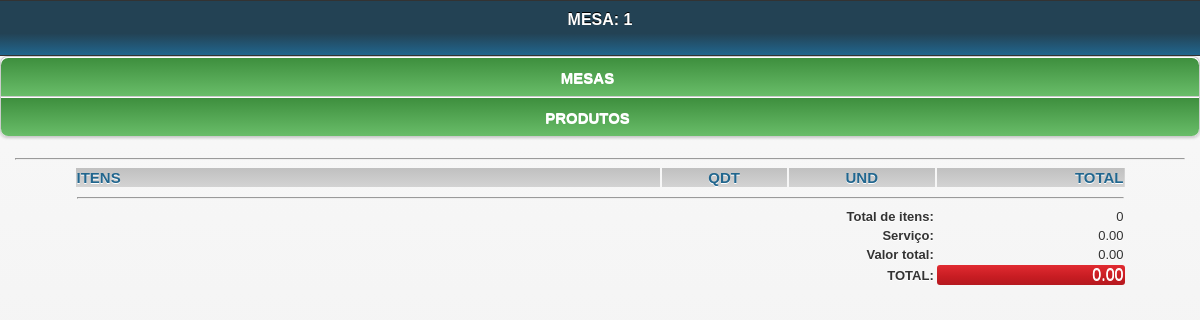
The app's page /mobile/vermesa.php?id_mesa=1 (signed in), older data.
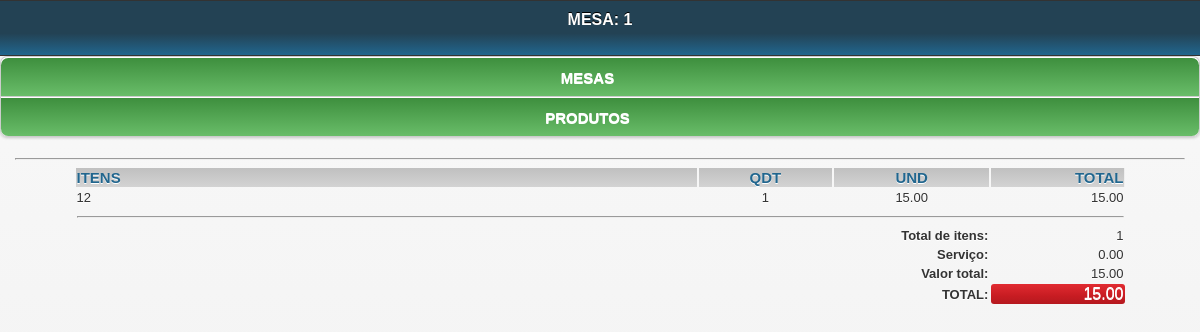
The same page, newer data.
### tables this page shows
CREATE TABLE `config` (
  `id_conf` int(30) NOT NULL,
  `empresa` varchar(200) NOT NULL,
  `telefone` varchar(30) NOT NULL,
  `pgarcon` int(10) NOT NULL,
  `ativo` int(2) NOT NULL
);

CREATE TABLE `tbl_carrinho` (
  `id` int(11) NOT NULL AUTO_INCREMENT,
  `cod` int(11) NOT NULL,
  `nome` varchar(150) NOT NULL,
  `preco` varchar(10) NOT NULL,
  `qtd` int(11) NOT NULL,
  `comanda` int(200) NOT NULL,
  `data` date NOT NULL,
  `time` time NOT NULL,
  `id_mesa` int(30) NOT NULL,
  `situacao` int(2) NOT NULL,
  `idGarcon` varchar(200) NOT NULL,
  `status` int(1) NOT NULL,
  `destino` int(1) NOT NULL,
  `entregue` int(1) NOT NULL,
  `feito` int(1) NOT NULL,
  PRIMARY KEY (`id`)
);

### mobile/vermesa.php (the view, shortened to what this page needs)
<?php include "../config/conexao.php";
$idGarcon = $_SESSION['id_garcom'];
?>
<!doctype html>
<html class="no-js ui-mobile-rendering" lang="pt">
<head>
      <link rel="stylesheet" href="css/jquery.mobile-1.3.1.min.css" />
      <link rel="stylesheet" href="../css/css.css"/>
	  <link rel="stylesheet" href="css/stylemobile.css" />
</head>
<body>
<div class="categories" data-role="page" data-title="Categories">
      <div data-role="header" class="cabec">
            <h1>MESA: <?php echo $_GET['id_mesa']; ?></h1></br>
      </div>
              <ul data-role="listview" data-inset="true"  class="">
				<li><a style="color:white" class="cats2" href="mesas.php?id_garcom=<?php echo $idGarcon; ?>">MESAS</a></li>
				<li><a  style="color:white" class="cats2" href="javascript:window.history.go(-1)">PRODUTOS</a></li>
            </ul>
      <div data-role="content">
      <hr/>
      <div id="mesas2">
		<table width="100%">
			<tr style="font-size:15px; background: linear-gradient(#C0C0C0, #D3D3D3)">
			  <td width="56%" style="font-size:15px; color:#21668e"><strong>ITENS</strong></td>
			  <td width="12%" align="center"style="font-size:15px; color:#21668e"><strong>QDT</strong></td>
			  <td width="14%" align="center"style="font-size:15px; color:#21668e"><strong>UND</strong></td>
			  <td align="right" style="font-size:15px; color:#21668e"><strong>TOTAL</strong></td>
			</tr>
			<?php
			$mesa = $_GET['id_mesa'];
			$carrinho = mysql_query("SELECT *, SUM(qtd) AS qt,SUM(preco) AS pr FROM tbl_carrinho WHERE id_mesa = '$mesa' AND situacao ='1' GROUP BY cod") or die(mysql_error());
			$contar = mysql_num_rows($carrinho);
			$total = 0;
			$itens = 0;
			if($contar == 0){
				echo "";
			}else{
				while($res = mysql_fetch_array($carrinho)){
					$nome  			= $res['nome'];
					$preco       	= $res['pr'];
					$unitario		= $res['preco'];
					$qtd		 	= $res['qt'];
					$itens			+=$qtd;
					$total += $preco;
			?>
			<tr class="fontcomanda">
				<td align="left" class="itensnota"><?php echo $nome; ?></td>
				<td align="center" ><?php echo $qtd; ?> </td>
				<td align="center" ><?php echo $unitario ?></td>
				<td width="12%" align="right"><?php echo number_format($preco, 2); ?></td>
			</tr>
			 <?php
				}
			}
			?>
			 <tr class="fontcomanda">
			   <td colspan="4" align="right" class="btn"><hr/></td>
			 </tr>
			 <tr class="fontcomanda">
			  <td colspan="3" align="right" class="btn"><strong>Total de itens:</strong></td>
			  <td align="right"><?php echo @$itens ?></td>
			</tr>
			 <tr class="fontcomanda">
			   <td colspan="3" align="right" class="btn"><strong>Serviço: </strong></td>
			   <td align="right">
				 <?php
					$g = mysql_query("SELECT * FROM config") or die(mysql_error());
					$w = mysql_fetch_array($g);
					$ativo = $w['ativo'];
					$percentual = $w['pgarcon'];
					if($ativo == 1){
						$porcento_garcon = $percentual;
					}else{
						$porcento_garcon = 0;
					}
						$pgarcon = $total * $porcento_garcon / 100;
						$somatotal = $total + $pgarcon;
					?> <?php echo number_format($pgarcon, 2, '.', '.'); ?>
			   </td>
			 </tr>
			 <tr class="fontcomanda">
			   <td colspan="3" align="right" class="btn"><strong>Valor total: </strong></td>
			   <td align="right"> <?php echo number_format($total, 2, '.', '.'); ?></td>
			 </tr>
			 <tr class="fontcomanda">
			   <td style="color:c71c22;" colspan="3" align="right" class="btn"><strong>TOTAL: </strong></td>
			   <td style="background: linear-gradient(#e12b31, #c71c22 60%, #b5191f); color:white;font-size:16px; border-radius: 3px;" align="right"> <?php echo number_format($somatotal, 2, '.', '.'); ?></td>
			 </tr>
			</table>
</div>
</div>
</body>
</html>

### css/css.css (style rules this page uses)
body { margin-left: 0px;margin-top: 0px;margin-right: 0px;margin-bottom: 0px; background-color:#FFF; font-family:Verdana, Geneva, sans-serif; font-size:12px; }
h1 { font-size:18px; margin-top:0; }
#mesas2 { width:90%; height:500px; margin:0 auto;overflow:auto; margin-top: }
.fontcomanda { font-size:13px; }

### mobile/css/stylemobile.css (style rules this page uses)
.cabec { background-image: -webkit-linear-gradient(#234254, #234254 60%, #21668e); color:white; }
.categories .cats2 { background: linear-gradient(#3e8f3e, #69bd69 ); text-transform:uppercase; font-size:15px; text-align:center; color:white; }

Row changes from the older to the newer data that the page shows:
added tbl_carrinho: nome "12", qtd "1", preco "15.00"
computed for config: ativo "0.00" → "15.00"
Text that changed along with them:
$total: "0.00" → "15.00"
text no longer shown: "0"
text now shown: "1"
